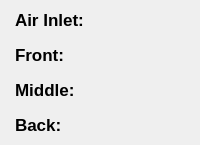
                            <widget class="QWidget" name="widget_76" native="true">
                             <property name="sizePolicy">
                              <sizepolicy hsizetype="Preferred" vsizetype="Preferred">
                               <horstretch>0</horstretch>
                               <verstretch>0</verstretch>
                              </sizepolicy>
                             </property>
                             <layout class="QVBoxLayout" name="verticalLayout_55" stretch="0">
                              <property name="leftMargin">
                               <number>0</number>
                              </property>
                              <property name="topMargin">
                               <number>0</number>
                              </property>
                              <property name="rightMargin">
                               <number>0</number>
                              </property>
                              <property name="bottomMargin">
                               <number>0</number>
                              </property>
                              <item>
                               <widget class="QWidget" name="widget_77" native="true">
                                <property name="styleSheet">
                                 <string notr="true">border-left: None;
border-radius: 5px;</string>
                                </property>
                                <layout class="QVBoxLayout" name="verticalLayout_44" stretch="0">
                                 <property name="spacing">
                                  <number>10</number>
                                 </property>
                                 <property name="leftMargin">
                                  <number>5</number>
                                 </property>
                                 <property name="topMargin">
                                  <number>0</number>
                                 </property>
                                 <property name="rightMargin">
                                  <number>0</number>
                                 </property>
                                 <property name="bottomMargin">
                                  <number>0</number>
                                 </property>
                                 <item>
                                  <widget class="QWidget" name="widget_11" native="true">
                                   <layout class="QVBoxLayout" name="verticalLayout_45">
                                    <property name="spacing">
                                     <number>15</number>
                                    </property>
                                    <property name="leftMargin">
                                     <number>10</number>
                                    </property>
                                    <property name="topMargin">
                                     <number>10</number>
                                    </property>
                                    <property name="rightMargin">
                                     <number>10</number>
                                    </property>
                                    <property name="bottomMargin">
                                     <number>10</number>
                                    </property>
                                    <item>
                                     <widget class="QWidget" name="widget_82" native="true">
                                      <property name="maximumSize">
                                       <size>
                                        <width>16777215</width>
                                        <height>75</height>
                                       </size>
                                      </property>
                                      <layout class="QHBoxLayout" name="horizontalLayout_64" stretch="0">
                                       <property name="leftMargin">
                                        <number>0</number>
                                       </property>
                                       <property name="topMargin">
                                        <number>0</number>
                                       </property>
                                       <property name="rightMargin">
                                        <number>5</number>
                                       </property>
                                       <property name="bottomMargin">
                                        <number>0</number>
                                       </property>
                                       <item>
                                        <widget class="QLabel" name="label_104">
                                         <property name="font">
                                          <font>
                                           <family>Segoe UI</family>
                                           <pointsize>13</pointsize>
                                           <weight>75</weight>
                                           <italic>false</italic>
                                           <bold>true</bold>
                                          </font>
                                         </property>
                                         <property name="text">
                                          <string>Air Inlet:</string>
                                         </property>
                                        </widget>
                                       </item>
                                      </layout>
                                     </widget>
                                    </item>
                                    <item>
                                     <widget class="QWidget" name="widget_83" native="true">
                                      <property name="maximumSize">
                                       <size>
                                        <width>16777215</width>
                                        <height>75</height>
                                       </size>
                                      </property>
                                      <layout class="QHBoxLayout" name="horizontalLayout_65" stretch="0">
                                       <property name="leftMargin">
                                        <number>0</number>
                                       </property>
                                       <property name="topMargin">
                                        <number>0</number>
                                       </property>
                                       <property name="rightMargin">
                                        <number>5</number>
                                       </property>
                                       <property name="bottomMargin">
                                        <number>0</number>
                                       </property>
                                       <item>
                                        <widget class="QLabel" name="label_105">
                                         <property name="font">
                                          <font>
                                           <family>Segoe UI</family>
                                           <pointsize>13</pointsize>
                                           <weight>75</weight>
                                           <italic>false</italic>
                                           <bold>true</bold>
                                          </font>
                                         </property>
                                         <property name="text">
                                          <string>Front:</string>
                                         </property>
                                        </widget>
                                       </item>
                                      </layout>
                                     </widget>
                                    </item>
                                    <item>
                                     <widget class="QWidget" name="widget_84" native="true">
                                      <property name="maximumSize">
                                       <size>
                                        <width>16777215</width>
                                        <height>75</height>
                                       </size>
                                      </property>
                                      <layout class="QHBoxLayout" name="horizontalLayout_66" stretch="0">
                                       <property name="leftMargin">
                                        <number>0</number>
                                       </property>
                                       <property name="topMargin">
                                        <number>0</number>
                                       </property>
                                       <property name="rightMargin">
                                        <number>5</number>
                                       </property>
                                       <property name="bottomMargin">
                                        <number>0</number>
                                       </property>
                                       <item>
                                        <widget class="QLabel" name="label_106">
                                         <property name="font">
                                          <font>
                                           <family>Segoe UI</family>
                                           <pointsize>13</pointsize>
                                           <weight>75</weight>
                                           <italic>false</italic>
                                           <bold>true</bold>
                                          </font>
                                         </property>
                                         <property name="text">
                                          <string>Middle:</string>
                                         </property>
                                        </widget>
                                       </item>
                                      </layout>
                                     </widget>
                                    </item>
                                    <item>
                                     <widget class="QWidget" name="widget_85" native="true">
                                      <property name="maximumSize">
                                       <size>
                                        <width>16777215</width>
                                        <height>75</height>
                                       </size>
                                      </property>
                                      <layout class="QHBoxLayout" name="horizontalLayout_67" stretch="0">
                                       <property name="leftMargin">
                                        <number>0</number>
                                       </property>
                                       <property name="topMargin">
                                        <number>0</number>
                                       </property>
                                       <property name="rightMargin">
                                        <number>5</number>
                                       </property>
                                       <property name="bottomMargin">
                                        <number>0</number>
                                       </property>
                                       <item>
                                        <widget class="QLabel" name="label_107">
                                         <property name="font">
                                          <font>
                                           <family>Segoe UI</family>
                                           <pointsize>13</pointsize>
                                           <weight>75</weight>
                                           <italic>false</italic>
                                           <bold>true</bold>
                                          </font>
                                         </property>
                                         <property name="text">
                                          <string>Back:</string>
                                         </property>
                                        </widget>
                                       </item>
                                      </layout>
                                     </widget>
                                    </item>
                                   </layout>
                                  </widget>
                                 </item>
                                </layout>
                               </widget>
                              </item>
                             </layout>
                            </widget>
